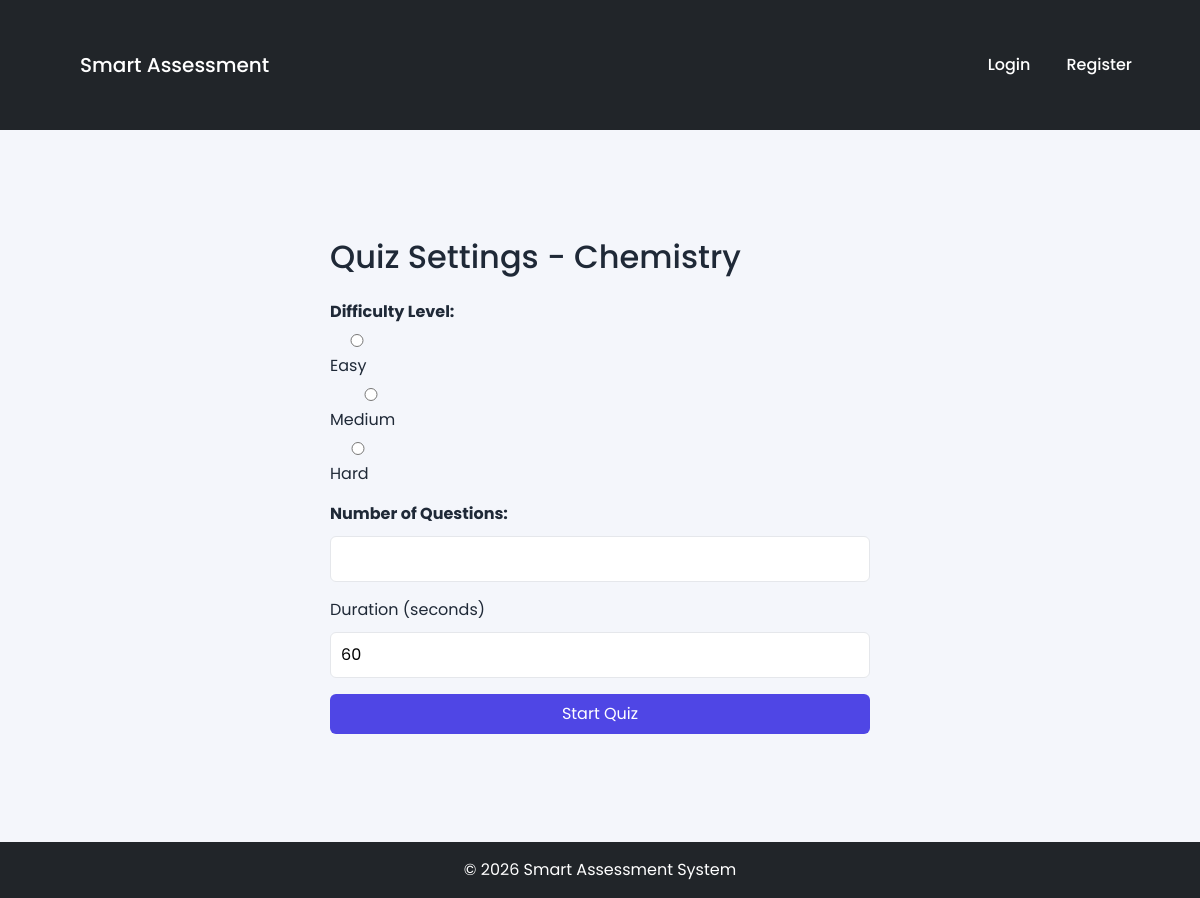
Before: /quiz-settings/3/ with the older database file.
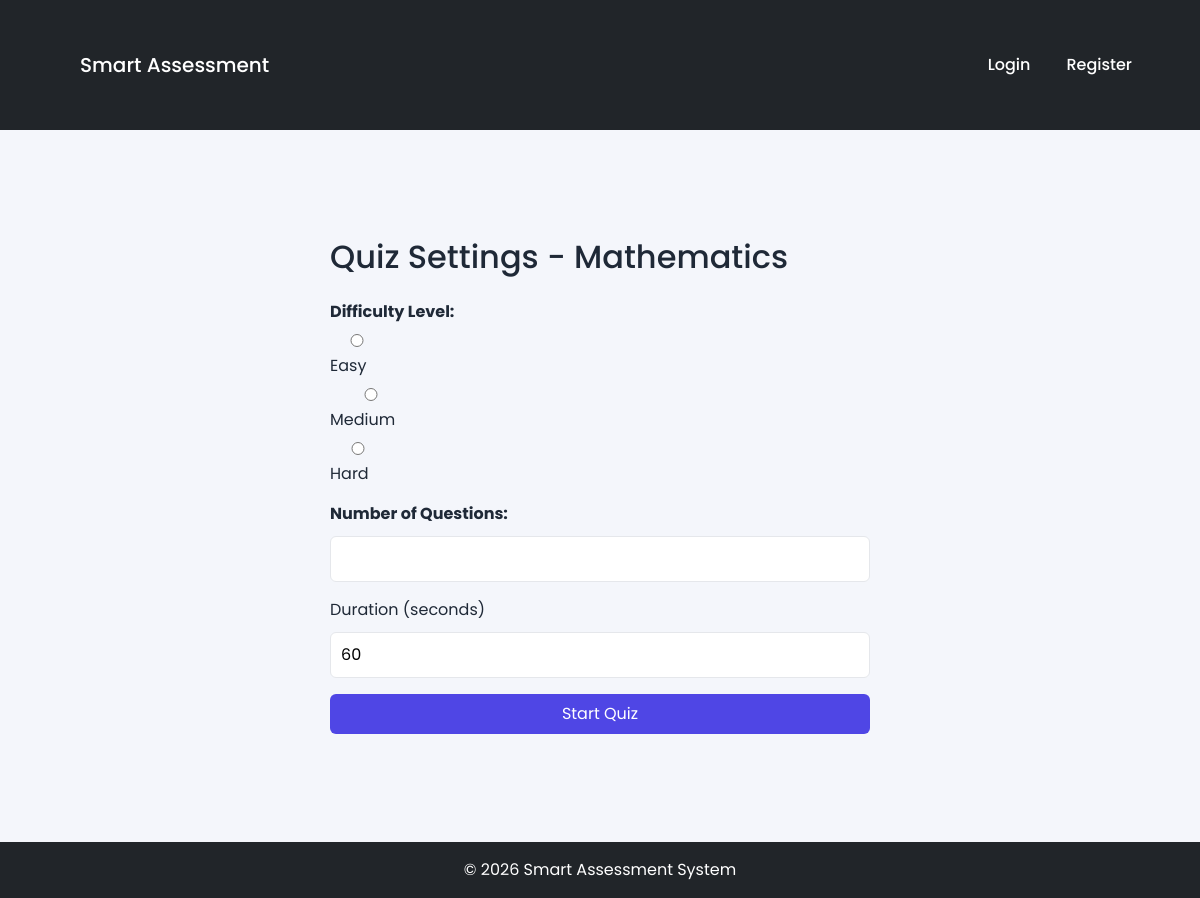
After: the same page with the newer database file.
### quizzes/models.py (models this page shows, shortened)
class Subcategory(models.Model):
    category = models.ForeignKey(Category, on_delete=models.CASCADE, related_name='subcategories')
    name = models.CharField(max_length=100)

### quizzes/views.py (the view)
# urls.py: path('quiz-settings/<int:subcategory_id>/', quiz_settings, name='quiz_settings'),
def quiz_settings(request, subcategory_id):
    subcategory = Subcategory.objects.get(id=subcategory_id)
    if request.method == "POST":
        form = QuizSettingsForm(request.POST)
        if form.is_valid():
            request.session["quiz_settings"] = {
                "subcategory_id": subcategory.id,
                "subcategory_name": subcategory.name,
                "difficulty": form.cleaned_data["difficulty"],
                "question_count": form.cleaned_data["question_count"],
                "timer_enabled": form.cleaned_data["timer_enabled"],
            }
            return redirect("start_quiz")
    else:
        form = QuizSettingsForm()
    return render(request, "quiz_settings.html", {
        "form": form,
        "subcategory": subcategory
    })

### quizzes/forms.py
class QuizSettingsForm(forms.Form):
    DIFFICULTY_CHOICES = [
        ('Easy', 'Easy'),
        ('Medium', 'Medium'),
        ('Hard', 'Hard'),
    ]
    QUESTION_CHOICES = [
        (5, '5'),
        (10, '10'),
        (15, '15'),
    ]
    difficulty = forms.ChoiceField(
        choices=DIFFICULTY_CHOICES,
        widget=forms.RadioSelect
    )
    question_count = forms.ChoiceField(
        choices=QUESTION_CHOICES
    )
    timer_enabled = forms.BooleanField(
        required=False,
        label="Enable Timer"
    )

### templates/quiz_settings.html (shortened to what this page needs)
{% extends 'base.html' %}
{% block content %}
<div class="container" style="max-width:600px;">
    <h2 class="mb-4">Quiz Settings - {{ subcategory.name }}</h2>
    <form method="POST" action="{% url 'generate_ai' subcategory.id %}">
        <div class="mb-3">
            <label><strong>Difficulty Level:</strong></label>
            {{ form.difficulty }}
        </div>
        <div class="mb-3">
            <label><strong>Number of Questions:</strong></label>
            <input type="number" name="question_count" min="1" max="10" required>
        </div>
        <div class="mb-3">
            <label>Duration (seconds)</label>
            <input type="number" name="duration" value="60">
        </div>
        <button type="submit" class="btn btn-primary w-100">
            Start Quiz
        </button>
    </form>
</div>
{% endblock %}

Changed rows visible on the page:
changed Subcategory: name "Chemistry" → "Mathematics"
